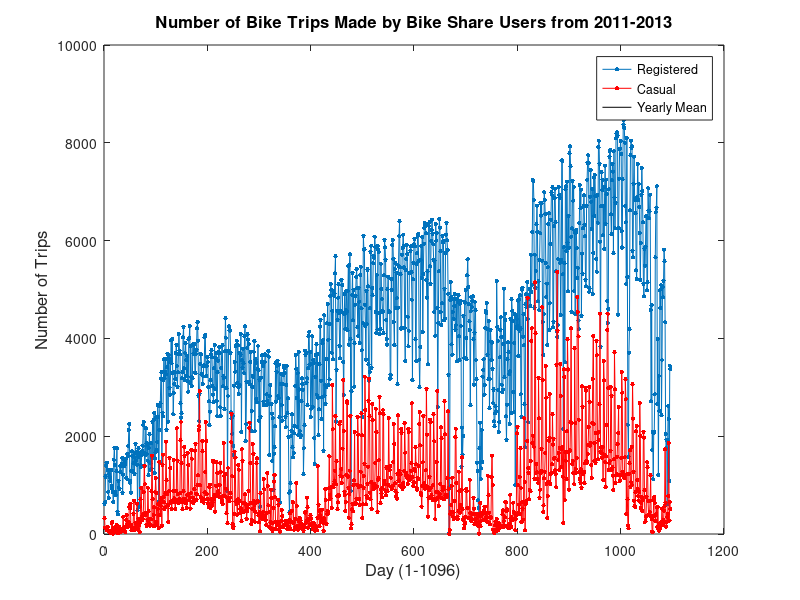

This chart was generated by the following MATLAB code:
% Importing Data - keeping in order according to time
%-------------------------------------------------------
% Processing data and creating testing and training set without randomizing
% over time
% Used for average trend analysis and descriptive plots 
%--------------------------------------------------------

% Data Headings:
%-----------------
% 1. ID 
% 2. MonthVal
% 3. DayVal
%-----------------------
% 4. NumRegistered
% 5. NumCasual
%-----------------------
% 6. Capacity
% 7. CityCapacity
% 8. OutskirtsCapacity
% 9. MeanTempC
% 10. MeanVisibilityKm
% 11. MeanWindSpeedKm_h
% 12. Precipmm
% 13. Holiday  
% 14. Workday
% 15. YearVal 
% 16. DayOfWeek 
% 17. Season 
% 18. CloudCover 
%-----------------------
% 13 Inputs, 2 Outputs

close all; clear; clc;
numInputs=13;
numOutputs=2;

load BikeDataWash.txt
TimeData=BikeDataWash(:,[2,3,15]);

% Inputs/Outputs
XData=BikeDataWash(:,6:end);
YData=BikeDataWash(:,4:5);
Nobs=size(XData,1); % number of observations

% Plotting Trip Data
%-------------------
figure; 
plot(1:Nobs, YData(:,1),'.-', 'MarkerSize', 10);
hold on 
plot(1:Nobs, YData(:,2), 'r.-', 'MarkerSize', 10);
for i=1:2
    plot(1:365, mean(YData(1:365,i)),'k-');
    plot(366:366+365, mean(YData(366:366+365,i)),'k-');
    plot(732:1096, mean(YData(732:1096,i)),'k-');
    hold on
end
title('Number of Bike Trips Made by Bike Share Users from 2011-2013','FontSize', 12)
xlabel('Day (1-1096)','FontSize', 12);
ylabel('Number of Trips', 'FontSize', 12);
legend('Registered', 'Casual','Yearly Mean','Location', 'Best'); 

saveas(gcf, 'Output/DataOverTime.eps','epsc');

% Display Trip Data Ranges
%---------------------

disp('Range of Trips Per Day')
disp('Min/Max Registered:');
disp([min(YData(:,1)) max(YData(:,1))]);
disp('Min/Max Casual');
disp([min(YData(:,2)) max(YData(:,2))]);

disp(' ');
disp('Averages Per Year')
disp('           Registered')
disp('      2011     2012     2013');
disp([mean(YData(1:365,1)) mean(YData(366:366+365,1)) mean(YData(732:1096,1))]);
disp('             Casual')
disp('      2011     2012     2013');
disp([mean(YData(1:365,2)) mean(YData(366:366+365,2)) mean(YData(732:1096,2))]);

% Make Training/ Testing Set
%-------------------------------
% 70/30 split

NTrain=round(0.7*Nobs);
Train=(1:NTrain);
Test=(NTrain+1:Nobs);

TimeTrain=TimeData(Train,:);
TimeTest=TimeData(Test,:);
YTrain=YData(Train,:);
YTest=YData(Test,:);

save TimeTrain
save TimeTest
save YTrain 
save YTest